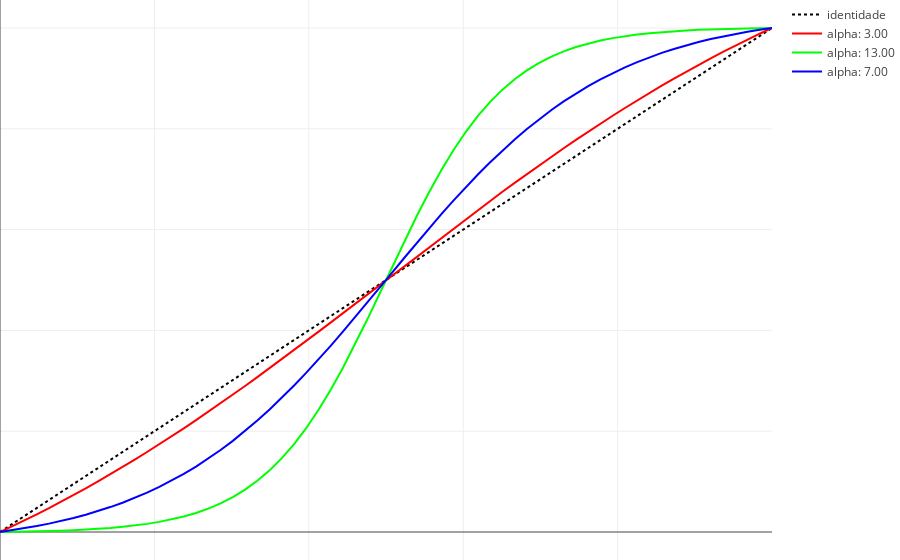

The cell this chart's notebook holds for it:
### Code cell
%%time
N = 64
### Índices
i = [i for i in range(N)]
indice = ['índice {0}'.format(a) for a in i]
### Tabela de valores por eixo
u = np.array(i)/(N - 1)
beta = 0.5
alphaR = 3
Rs = sigmContrast(u, alphaR, beta)
alphaG = 13
Gs = sigmContrast(u, alphaG, beta)
alphaB = 7
Bs = sigmContrast(u, alphaB, beta)
### Visualização
iden = Scatter(x = u,
               y = u,
               name = 'identidade',
               line = {'dash': 'dot'},
               hovertext = indice,
               marker = {'symbol': 'none',
                         'size': 6,
                         'color': 'rgb(0, 0, 0)'})
verm = Scatter(x = u,
               y = Rs,
               name = 'alpha: {0:.2f}'.format(alphaR),
               line = {'dash': 'line'},
               hovertext = indice,
               marker = {'symbol': 'none',
                         'size': 6,
                         'color': 'rgb(255, 0, 0)'})
verd = Scatter(x = u,
               y = Gs,
               name = 'alpha: {0:.2f}'.format(alphaG),
               line = {'dash': 'line'},
               hovertext = indice,
               marker = {'symbol': 'none',
                         'size': 6,
                         'color': 'rgb(0, 255, 0)'})
azul = Scatter(x = u,
               y = Bs,
               name = 'alpha: {0:.2f}'.format(alphaB),
               line = {'dash': 'line'},
               hovertext = indice,
               marker = {'symbol': 'none',
                         'size': 6,
                         'color': 'rgb(0, 0, 255)'})
gammaOP = [iden, verm, verd, azul]
layout = Layout(margin = {'l': 0, 'r': 0, 'b': 0, 't':0}, showlegend = True)
fig = Figure(data = gammaOP, layout = layout)
iplot(fig, filename = 'LUT1D_scoCONTRAST', show_link = False)

### Figure 1 — Plotly figure (JSON) as saved in the notebook; plotly's stock layout.template omitted (floating-point values rounded to 4 significant figures)
{"data": [{"hovertext": ["índice 0", "índice 1", "índice 2", "índice 3", "índice 4", "índice 5", "índice 6", "índice 7", "índice 8", "índice 9", "índice 10", "índice 11", "índice 12", "índice 13", "índice 14", "índice 15", "índice 16", "índice 17", "índice 18", "índice 19", "índice 20", "índice 21", "índice 22", "índice 23", "índice 24", "índice 25", "índice 26", "índice 27", "índice 28", "índice 29", "índice 30", "índice 31", "índice 32", "índice 33", "índice 34", "índice 35", "índice 36", "índice 37", "índice 38", "índice 39", "índice 40", "índice 41", "índice 42", "índice 43", "índice 44", "índice 45", "índice 46", "índice 47", "índice 48", "índice 49", "índice 50", "índice 51", "índice 52", "índice 53", "índice 54", "índice 55", "índice 56", "índice 57", "índice 58", "índice 59", "índice 60", "índice 61", "índice 62", "índice 63"], "line": {"dash": "dot"}, "marker": {"color": "rgb(0, 0, 0)", "size": 6, "symbol": "none"}, "name": "identidade", "type": "scatter", "x": [0, 0.01587, 0.03175, 0.04762, 0.06349, 0.07937, 0.09524, 0.1111, 0.127, 0.1429, 0.1587, 0.1746, 0.1905, 0.2063, 0.2222, 0.2381, 0.254, 0.2698, 0.2857, 0.3016, 0.3175, 0.3333, 0.3492, 0.3651, 0.381, 0.3968, 0.4127, 0.4286, 0.4444, 0.4603, 0.4762, 0.4921, 0.5079, 0.5238, 0.5397, 0.5556, 0.5714, 0.5873, 0.6032, 0.619, 0.6349, 0.6508, 0.6667, 0.6825, 0.6984, 0.7143, 0.7302, 0.746, 0.7619, 0.7778, 0.7937, 0.8095, 0.8254, 0.8413, 0.8571, 0.873, 0.8889, 0.9048, 0.9206, 0.9365, 0.9524, 0.9683, 0.9841, 1], "y": [0, 0.01587, 0.03175, 0.04762, 0.06349, 0.07937, 0.09524, 0.1111, 0.127, 0.1429, 0.1587, 0.1746, 0.1905, 0.2063, 0.2222, 0.2381, 0.254, 0.2698, 0.2857, 0.3016, 0.3175, 0.3333, 0.3492, 0.3651, 0.381, 0.3968, 0.4127, 0.4286, 0.4444, 0.4603, 0.4762, 0.4921, 0.5079, 0.5238, 0.5397, 0.5556, 0.5714, 0.5873, 0.6032, 0.619, 0.6349, 0.6508, 0.6667, 0.6825, 0.6984, 0.7143, 0.7302, 0.746, 0.7619, 0.7778, 0.7937, 0.8095, 0.8254, 0.8413, 0.8571, 0.873, 0.8889, 0.9048, 0.9206, 0.9365, 0.9524, 0.9683, 0.9841, 1]}, {"hovertext": ["índice 0", "índice 1", "índice 2", "índice 3", "índice 4", "índice 5", "índice 6", "índice 7", "índice 8", "índice 9", "índice 10", "índice 11", "índice 12", "índice 13", "índice 14", "índice 15", "índice 16", "índice 17", "índice 18", "índice 19", "índice 20", "índice 21", "índice 22", "índice 23", "índice 24", "índice 25", "índice 26", "índice 27", "índice 28", "índice 29", "índice 30", "índice 31", "índice 32", "índice 33", "índice 34", "índice 35", "índice 36", "índice 37", "índice 38", "índice 39", "índice 40", "índice 41", "índice 42", "índice 43", "índice 44", "índice 45", "índice 46", "índice 47", "índice 48", "índice 49", "índice 50", "índice 51", "índice 52", "índice 53", "índice 54", "índice 55", "índice 56", "índice 57", "índice 58", "índice 59", "índice 60", "índice 61", "índice 62", "índice 63"], "line": {"dash": "line"}, "marker": {"color": "rgb(255, 0, 0)", "size": 6, "symbol": "none"}, "name": "alpha: 3.00", "type": "scatter", "x": [0, 0.01587, 0.03175, 0.04762, 0.06349, 0.07937, 0.09524, 0.1111, 0.127, 0.1429, 0.1587, 0.1746, 0.1905, 0.2063, 0.2222, 0.2381, 0.254, 0.2698, 0.2857, 0.3016, 0.3175, 0.3333, 0.3492, 0.3651, 0.381, 0.3968, 0.4127, 0.4286, 0.4444, 0.4603, 0.4762, 0.4921, 0.5079, 0.5238, 0.5397, 0.5556, 0.5714, 0.5873, 0.6032, 0.619, 0.6349, 0.6508, 0.6667, 0.6825, 0.6984, 0.7143, 0.7302, 0.746, 0.7619, 0.7778, 0.7937, 0.8095, 0.8254, 0.8413, 0.8571, 0.873, 0.8889, 0.9048, 0.9206, 0.9365, 0.9524, 0.9683, 0.9841, 1], "y": [0, 0.01135, 0.02304, 0.03508, 0.04746, 0.06018, 0.07324, 0.08665, 0.1004, 0.1145, 0.1289, 0.1436, 0.1587, 0.1741, 0.1897, 0.2057, 0.222, 0.2385, 0.2553, 0.2724, 0.2897, 0.3072, 0.3249, 0.3428, 0.3609, 0.3791, 0.3975, 0.416, 0.4346, 0.4532, 0.4719, 0.4906, 0.5094, 0.5281, 0.5468, 0.5654, 0.584, 0.6025, 0.6209, 0.6391, 0.6572, 0.6751, 0.6928, 0.7103, 0.7276, 0.7447, 0.7615, 0.778, 0.7943, 0.8103, 0.8259, 0.8413, 0.8564, 0.8711, 0.8855, 0.8996, 0.9134, 0.9268, 0.9398, 0.9525, 0.9649, 0.977, 0.9886, 1]}, {"hovertext": ["índice 0", "índice 1", "índice 2", "índice 3", "índice 4", "índice 5", "índice 6", "índice 7", "índice 8", "índice 9", "índice 10", "índice 11", "índice 12", "índice 13", "índice 14", "índice 15", "índice 16", "índice 17", "índice 18", "índice 19", "índice 20", "índice 21", "índice 22", "índice 23", "índice 24", "índice 25", "índice 26", "índice 27", "índice 28", "índice 29", "índice 30", "índice 31", "índice 32", "índice 33", "índice 34", "índice 35", "índice 36", "índice 37", "índice 38", "índice 39", "índice 40", "índice 41", "índice 42", "índice 43", "índice 44", "índice 45", "índice 46", "índice 47", "índice 48", "índice 49", "índice 50", "índice 51", "índice 52", "índice 53", "índice 54", "índice 55", "índice 56", "índice 57", "índice 58", "índice 59", "índice 60", "índice 61", "índice 62", "índice 63"], "line": {"dash": "line"}, "marker": {"color": "rgb(0, 255, 0)", "size": 6, "symbol": "none"}, "name": "alpha: 13.00", "type": "scatter", "x": [0, 0.01587, 0.03175, 0.04762, 0.06349, 0.07937, 0.09524, 0.1111, 0.127, 0.1429, 0.1587, 0.1746, 0.1905, 0.2063, 0.2222, 0.2381, 0.254, 0.2698, 0.2857, 0.3016, 0.3175, 0.3333, 0.3492, 0.3651, 0.381, 0.3968, 0.4127, 0.4286, 0.4444, 0.4603, 0.4762, 0.4921, 0.5079, 0.5238, 0.5397, 0.5556, 0.5714, 0.5873, 0.6032, 0.619, 0.6349, 0.6508, 0.6667, 0.6825, 0.6984, 0.7143, 0.7302, 0.746, 0.7619, 0.7778, 0.7937, 0.8095, 0.8254, 0.8413, 0.8571, 0.873, 0.8889, 0.9048, 0.9206, 0.9365, 0.9524, 0.9683, 0.9841, 1], "y": [0, 0.0003444, 0.0007675, 0.001287, 0.001925, 0.002708, 0.003669, 0.004847, 0.006291, 0.008061, 0.01023, 0.01288, 0.01612, 0.02007, 0.02488, 0.03074, 0.03784, 0.04642, 0.05677, 0.06918, 0.084, 0.1016, 0.1223, 0.1465, 0.1745, 0.2064, 0.2425, 0.2826, 0.3264, 0.3734, 0.423, 0.4742, 0.5258, 0.577, 0.6266, 0.6736, 0.7174, 0.7575, 0.7936, 0.8255, 0.8535, 0.8777, 0.8984, 0.916, 0.9308, 0.9432, 0.9536, 0.9622, 0.9693, 0.9751, 0.9799, 0.9839, 0.9871, 0.9898, 0.9919, 0.9937, 0.9952, 0.9963, 0.9973, 0.9981, 0.9987, 0.9992, 0.9997, 1]}, {"hovertext": ["índice 0", "índice 1", "índice 2", "índice 3", "índice 4", "índice 5", "índice 6", "índice 7", "índice 8", "índice 9", "índice 10", "índice 11", "índice 12", "índice 13", "índice 14", "índice 15", "índice 16", "índice 17", "índice 18", "índice 19", "índice 20", "índice 21", "índice 22", "índice 23", "índice 24", "índice 25", "índice 26", "índice 27", "índice 28", "índice 29", "índice 30", "índice 31", "índice 32", "índice 33", "índice 34", "índice 35", "índice 36", "índice 37", "índice 38", "índice 39", "índice 40", "índice 41", "índice 42", "índice 43", "índice 44", "índice 45", "índice 46", "índice 47", "índice 48", "índice 49", "índice 50", "índice 51", "índice 52", "índice 53", "índice 54", "índice 55", "índice 56", "índice 57", "índice 58", "índice 59", "índice 60", "índice 61", "índice 62", "índice 63"], "line": {"dash": "line"}, "marker": {"color": "rgb(0, 0, 255)", "size": 6, "symbol": "none"}, "name": "alpha: 7.00", "type": "scatter", "x": [0, 0.01587, 0.03175, 0.04762, 0.06349, 0.07937, 0.09524, 0.1111, 0.127, 0.1429, 0.1587, 0.1746, 0.1905, 0.2063, 0.2222, 0.2381, 0.254, 0.2698, 0.2857, 0.3016, 0.3175, 0.3333, 0.3492, 0.3651, 0.381, 0.3968, 0.4127, 0.4286, 0.4444, 0.4603, 0.4762, 0.4921, 0.5079, 0.5238, 0.5397, 0.5556, 0.5714, 0.5873, 0.6032, 0.619, 0.6349, 0.6508, 0.6667, 0.6825, 0.6984, 0.7143, 0.7302, 0.746, 0.7619, 0.7778, 0.7937, 0.8095, 0.8254, 0.8413, 0.8571, 0.873, 0.8889, 0.9048, 0.9206, 0.9365, 0.9524, 0.9683, 0.9841, 1], "y": [0, 0.00354, 0.007467, 0.01182, 0.01664, 0.02198, 0.02787, 0.03438, 0.04155, 0.04944, 0.05812, 0.06763, 0.07805, 0.08942, 0.1018, 0.1153, 0.1299, 0.1457, 0.1626, 0.1809, 0.2004, 0.2211, 0.2431, 0.2663, 0.2907, 0.3161, 0.3426, 0.3699, 0.398, 0.4267, 0.4558, 0.4852, 0.5148, 0.5442, 0.5733, 0.602, 0.6301, 0.6574, 0.6839, 0.7093, 0.7337, 0.7569, 0.7789, 0.7996, 0.8191, 0.8374, 0.8543, 0.8701, 0.8847, 0.8982, 0.9106, 0.922, 0.9324, 0.9419, 0.9506, 0.9584, 0.9656, 0.9721, 0.978, 0.9834, 0.9882, 0.9925, 0.9965, 1.0]}], "layout": {"margin": {"b": 0, "l": 0, "r": 0, "t": 0}, "showlegend": true}}
